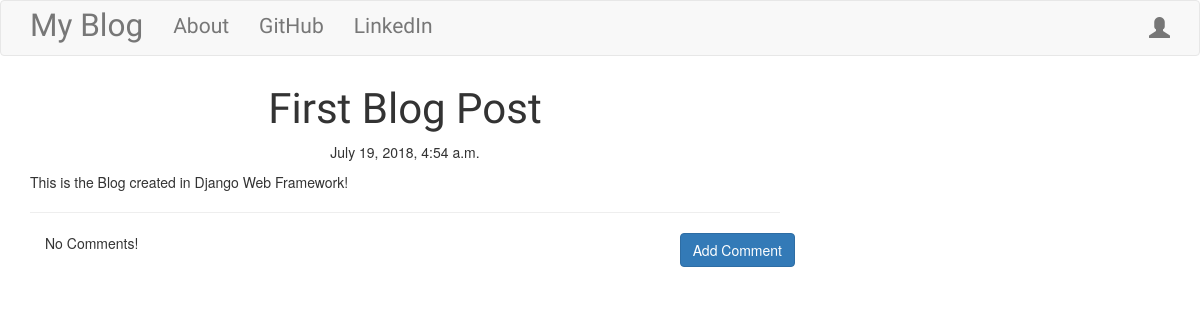
Before: /post/4 with the older database file.
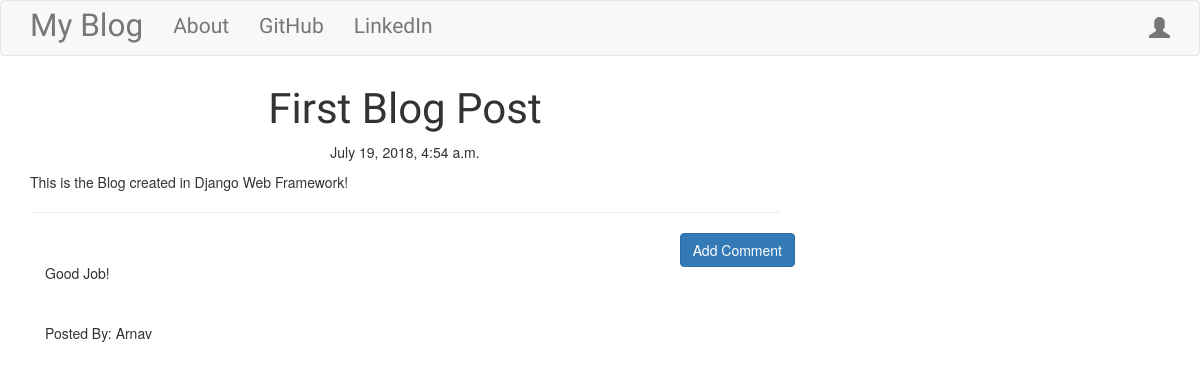
After: the same page with the newer database file.
### blog/models.py (models this page shows, shortened)
class Post(models.Model):
    author = models.ForeignKey('auth.User',on_delete=models.CASCADE)
    title = models.CharField(max_length=200)
    text = models.TextField()
    created_date = models.DateTimeField(default=timezone.now)
    published_date = models.DateTimeField(blank=True, null=True)

class Comment(models.Model):
    post = models.ForeignKey('blog.Post', related_name='comments',on_delete=models.CASCADE)
    author = models.CharField(max_length=200)
    text = models.TextField()
    created_date = models.DateTimeField(default=timezone.now)
    approved_comment = models.BooleanField(default=False)

### blog/views.py (the view)
# urls.py: url(r'^post/(?P<pk>\d+)$',views.PostDetailView.as_view(),name='post_detail'),
class PostDetailView(DetailView):
    model = Post

### blog/templates/blog/post_detail.html (shortened to what this page needs)
{%extends 'blog/base.html'%}
{%block body_block%}
<h1 class="posttitle loader">{{post.title}}</h1>
{%if post.published_date%}
 <div class="date postdate">
   {{post.published_date}}
 </div>
 {%else%}
 <a class="btn btn-default" href="{%url 'post_publish' pk=post.pk%}">Publish</a>
 {%endif%}
 <p class="postcontent">{{post.text|safe|linebreaksbr}}</p>
 <hr>
 <a class="btn btn-primary btn-comment" href="{%url 'add_comment_to_post' pk=post.pk%}">Add Comment</a>
 <div class="container">
{%for comment in post.comments.all%}
   <br>
     {%if user.is_authenticated or comment.approved_comment%}
   <p>{{comment.text|safe|linebreaks}}
     Posted By: {{comment.author}}</p>
    {%endif%}
{%empty%}
   <p>No Comments!</p>
{%endfor%}
 </div>
{%endblock%}

### blog/templates/blog/base.html (shortened to what this page needs)
<!DOCTYPE html>
{%load staticfiles%}
<html lang="en" dir="ltr">
  <head>
    <link rel="stylesheet" href="https://maxcdn.bootstrapcdn.com/bootstrap/3.3.7/css/bootstrap.min.css">
    <link rel="stylesheet" href="//cdn.jsdelivr.net/npm/medium-editor@latest/dist/css/medium-editor.min.css" type="text/css" media="screen" charset="utf-8">
    <link rel="stylesheet" href="{%static 'css/blog.css'%}">
  </head>
  <body>
    <nav class="navbar navbar-default techfont custom-navbar">
      <div class="container">
        <ul class="nav navbar-nav">
        <li><a class="navbar-brand bigbrand" href="{%url 'post_list' %}">My Blog</a></li>
        <li><a  href="{%url 'about'%}">About</a></li>
        <li><a  href="https://www.github.com">GitHub</a></li>
        <li><a  href="https://www.linkedin.com">LinkedIn</a></li>
        </ul>
        <ul class="nav navbar-nav navbar-right">
          {%if user.is_authenticated %}
          <li>
            <a href="{%url 'post_new'%}">New Post</a>
          </li>
          <li>
            <a href="{%url 'post_draft_list'%}">Drafts</a>
          </li>
          <li>
            <a href="{%url 'logout'%}">Log Out</a>
          </li>
          <li>
            <a>Welcome: {{user.username}}</a>
          </li>
          {%else%}
          <li><a href="{%url 'login'%}"> <span class='glyphicon glyphicon-user'></span></a></li>
          {%endif%}
        </ul>
      </div>
    </nav>
    <div class="content container">
      <div class="row">
        <div class="col-md-8">
          <div class="blog_posts">
            {%block body_block%}
            {%endblock%}
          </div>
        </div>
      </div>
    </div>
  </body>
</html>

### blog/static/css/blog.css (style rules this page uses)
.techfont { font-family: 'Calligraffitti', cursive; font-size: 1.5em; margin-bottom: 10px; }
.bigbrand { font-size: 1.5em; }
.postdate { text-align: center; }
.posttitle { font-family: 'Calligraffitti', cursive; font-size: 3em; text-align: center; }
.postcontent { font-family: 'Montserrat'; font-size: 1.5em; }
.btn-comment { position: absolute; right: 0px; }
body { background-image: url("https://moodle.royalholloway.ac.uk/theme/lambda/Documentation/assets/img/page_bg/page_bg_01.jpg"); background-repeat: no-repeat; background-size: cover; }
.loader { filter:hue-rotate(0deg); color: linear-gradient(45deg,#0f8,#08f); animation:hue 5000ms infinite linear; }

Changed rows visible on the page:
added Comment: text "Good Job!", author "Arnav"
Other visible differences:
text no longer shown: "No Comments!"
